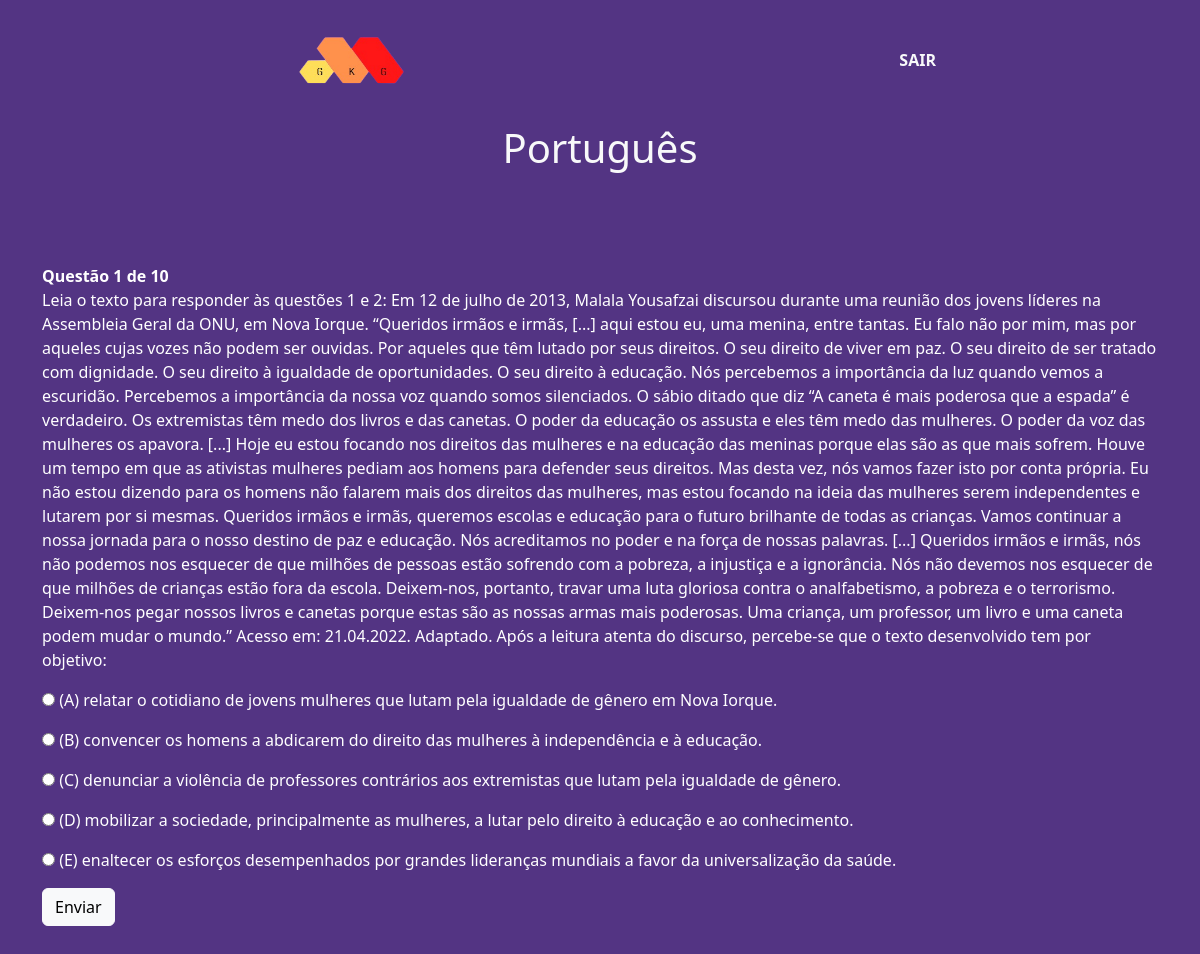
/php/question.php?n=1, run on the app's committed database.
### tables this page shows
CREATE TABLE `questoes_portugues` (
  `question_number` int(11) NOT NULL,
  `question` text NOT NULL
);

CREATE TABLE `choices_portugues` (
  `id` int(11) NOT NULL,
  `question_number` int(11) NOT NULL,
  `is_correct` tinyint(4) NOT NULL DEFAULT 0,
  `choice` text NOT NULL
);

### php/question.php (the view, shortened to what this page needs)
<?php include "database.php"; ?>
<?php
	$number = (int) $_GET['n'];
	$query = "select * from questoes_portugues";
	$results = $mysqli->query($query) or die($mysqli->error.__LINE__);
	$total=$results->num_rows;
	$query = "select * from questoes_portugues where question_number = $number";
	$result = $mysqli->query($query) or die($mysqli->error.__LINE__);
	$question = $result->fetch_assoc();
	$query = "select * from choices_portugues where question_number = $number";
	$choices = $mysqli->query($query) or die($mysqli->error.__LINE__);
 ?>
<!DOCTYPE html>
<html>
  <head>
    <link href="https://cdn.jsdelivr.net/npm/bootstrap@5.2.2/dist/css/bootstrap.min.css" rel="stylesheet"
>
    <link rel="stylesheet" href="../css/question.css">
  </head>
  <body>
  <div class="cover-container d-flex w-100 h-100 mx-auto flex-column">
	<header class="mb-auto">
	<div>
		<a href="./pagina_game.php"><img class="img" src="../img/logo.png"></a>
		<nav class="nav nav-masthead justify-content-center float-md-end text-light">
			<a class="nav-link fw-bold py-5 px-0 text-light" href="../index.html">SAIR</a>
		</nav>
	</div>
</header>
</div>
    <main>
		<h1 class="text-light text-center">Português</h1>
      <div class="container">
		<div class="current">Questão <?php echo $number; ?> de <?php echo $total; ?></div>
	<p class="question">
	   <?php echo $question['question'] ?>
	</p>
	<form method="post" action="process.php">
	      <p class="choices">
	        <?php while($row=$choices->fetch_assoc()): ?>
		<p><input name="choice" type="radio" value="<?php echo $row['id']; ?>" />
		  <?php echo $row['choice']; ?>
		</p>
		<?php endwhile; ?>
	      </p>
	     	<input type="submit" value="Enviar" class="btn btn-light" />
	</form>
	<br>
	<br>
	  </div>
            </main>
  </body>
</html>

### css/question.css (style rules this page uses)
.cover-container { max-width: 42em; }
.nav-masthead .nav-link { color: rgba(255, 255, 255, .5); border-bottom: .25rem solid transparent; }
.img { height: 110px; width: 170px; }
body { background-color: #533483; }
p { color: white; }
.current { color: white; font-weight: bold; }
.container { box-sizing: border-box; align-items: center; padding-top: 7%; }
a { color: #fff; text-decoration: none; }

### data on the page
questoes_portugues: question "Leia o texto para responder às questões 1 e 2: Em 12 de julho de 2013, Malala Yousafzai discursou durante uma reunião dos jovens líderes na Assembleia Geral da ONU, em Nova Iorque. “Queridos irmãos e irmãs, [...] aqui estou eu, uma menina, entre tantas. Eu falo não por mim, mas por aqueles cujas vozes não podem ser ouvidas. Por aqueles que têm lutado por seus direitos. O seu direito de viver em paz. O seu direito de ser tratado com dignidade. O seu direito à igualdade de oportunidades. O seu direito à educação. Nós percebemos a importância da luz quando vemos a escuridão. Percebemos a importância da nossa voz quando somos silenciados. O sábio ditado que diz “A caneta é mais poderosa que a…"
choices_portugues: choice "(A) relatar o cotidiano de jovens mulheres que lutam pela igualdade de gênero em Nova Iorque."
choices_portugues: choice "(B) convencer os homens a abdicarem do direito das mulheres à independência e à educação."
choices_portugues: choice "(C) denunciar a violência de professores contrários aos extremistas que lutam pela igualdade de gênero."
choices_portugues: choice "(D) mobilizar a sociedade, principalmente as mulheres, a lutar pelo direito à educação e ao conhecimento."
choices_portugues: choice "(E) enaltecer os esforços desempenhados por grandes lideranças mundiais a favor da universalização da saúde."

### other printed values
$number "1"
$total "10"
